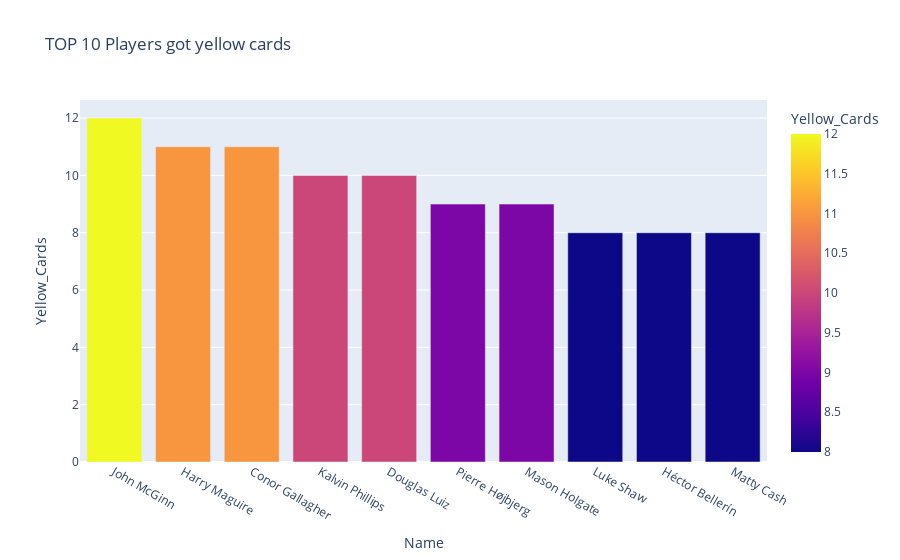

Write notebook code for a chart like this one.
### Code cell
#TOP 10 Players got yellow cards
fig_yellow=px.bar(data.nlargest(10,'Yellow_Cards')[['Name','Yellow_Cards']],
          x='Name',y='Yellow_Cards',color='Yellow_Cards',title='TOP 10 Players got yellow cards')
fig_yellow.show()

### Figure 1 — Plotly figure (JSON) as saved in the notebook; plotly's stock layout.template omitted (floating-point values rounded to 4 significant figures)
{"data": [{"alignmentgroup": "True", "hovertemplate": "Name=%{x}<br>Yellow_Cards=%{marker.color}<extra></extra>", "legendgroup": "", "marker": {"color": [12, 11, 11, 10, 10, 9, 9, 8, 8, 8], "coloraxis": "coloraxis"}, "name": "", "offsetgroup": "", "orientation": "v", "showlegend": false, "textposition": "auto", "type": "bar", "x": ["John McGinn", "Harry Maguire", "Conor Gallagher", "Kalvin Phillips", "Douglas Luiz", "Pierre Højbjerg", "Mason Holgate", "Luke Shaw", "Héctor Bellerín", "Matty Cash"], "xaxis": "x", "y": [12, 11, 11, 10, 10, 9, 9, 8, 8, 8], "yaxis": "y"}], "layout": {"barmode": "relative", "coloraxis": {"colorbar": {"title": {"text": "Yellow_Cards"}}, "colorscale": [[0, "#0d0887"], [0.1111, "#46039f"], [0.2222, "#7201a8"], [0.3333, "#9c179e"], [0.4444, "#bd3786"], [0.5556, "#d8576b"], [0.6667, "#ed7953"], [0.7778, "#fb9f3a"], [0.8889, "#fdca26"], [1, "#f0f921"]]}, "legend": {"tracegroupgap": 0}, "title": {"text": "TOP 10 Players got yellow cards"}, "xaxis": {"anchor": "y", "domain": [0, 1], "title": {"text": "Name"}}, "yaxis": {"anchor": "x", "domain": [0, 1], "title": {"text": "Yellow_Cards"}}}}
